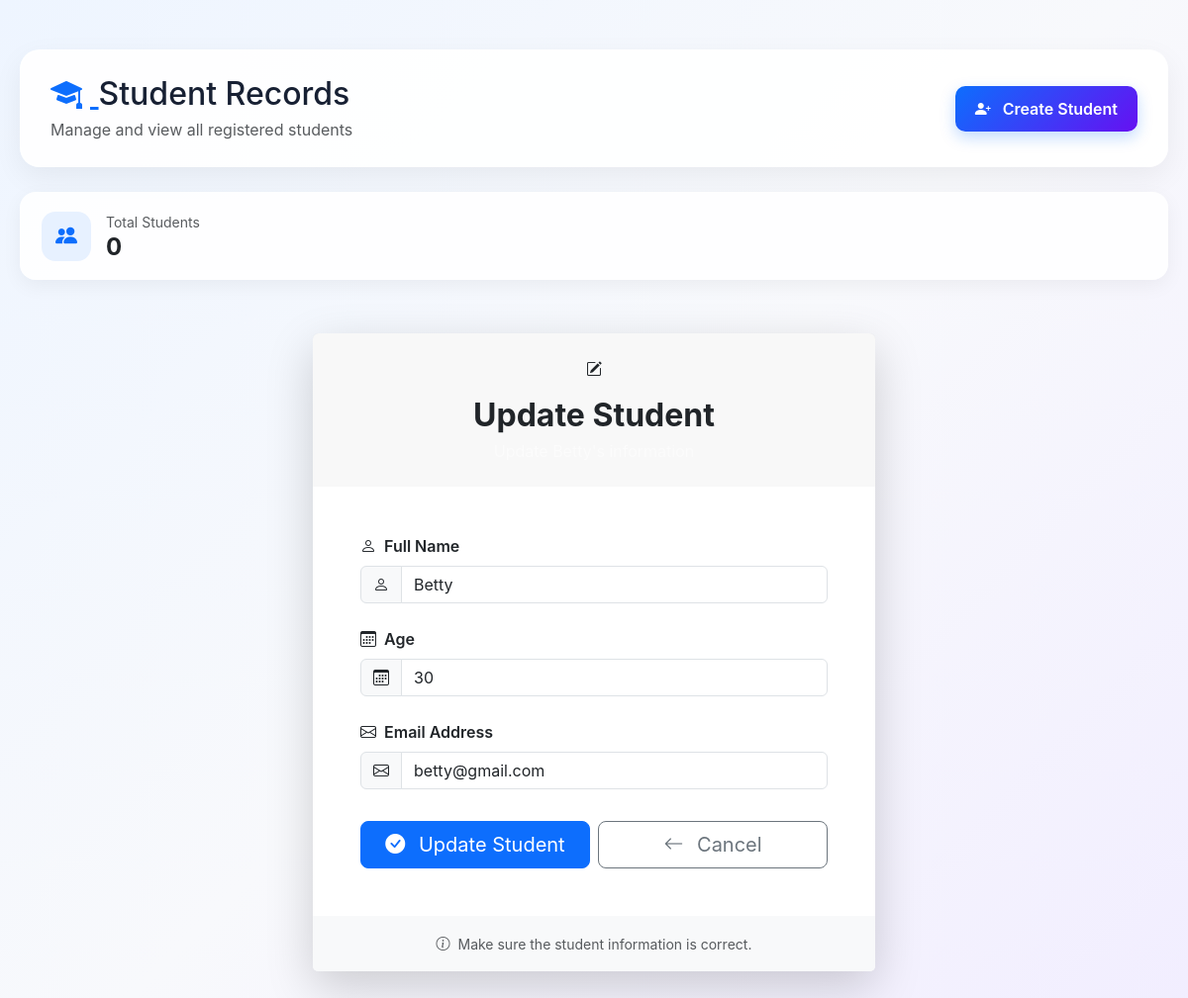
Page /update/9/ on the committed database.
### srs_app/models.py (models this page shows, shortened)
class Student(models.Model):
    name = models.CharField(max_length = 100)
    age = models.IntegerField()
    email = models.EmailField()

### srs_app/views.py (the view, shortened to what this page needs)
# urls.py: path("update/<int:id>/", views.update_student, name="update-student"),
def update_student(request, id):
    if request.method == "GET":
        student = Student.objects.get(id=id)
        return render(
            request,
            "update_student.html",
            {"student": student}
        )

### templates/update_student.html (shortened to what this page needs)
{% extends 'base.html' %}
{% block content %}
<div class="row justify-content-center">
    <div class="col-md-8 col-lg-6">
        <div class="card student-form-card border-0 shadow-lg">
            <div class="card-header form-header text-center border-0 py-4">
                <div class="form-icon">
                    <i class="bi bi-pencil-square"></i>
                </div>
                <h2 class="fw-bold mt-3 mb-1">
                    Update Student
                </h2>
                <p class="mb-0 text-white-50">
                </p>
            </div>
            <div class="card-body p-4 p-md-5">
                <form method="POST">
                    <div class="mb-4">
                        <label for="name" class="form-label fw-semibold">
                            <i class="bi bi-person me-1"></i>
                            Full Name
                        </label>
                        <div class="input-group">
                            <span class="input-group-text">
                                <i class="bi bi-person"></i>
                            </span>
                            <input type="text" id="name" name="name" value="{{ student.name }}" class="form-control"
                                placeholder="Enter student's full name" required>
                        </div>
                    </div>
                    <div class="mb-4">
                        <label for="age" class="form-label fw-semibold">
                            <i class="bi bi-calendar3 me-1"></i>
                            Age
                        </label>
                        <div class="input-group">
                            <span class="input-group-text">
                                <i class="bi bi-calendar3"></i>
                            </span>
                            <input type="number" id="age" name="age" value="{{ student.age }}" class="form-control"
                                placeholder="Enter student's age" min="1" max="120" required>
                        </div>
                    </div>
                    <div class="mb-4">
                        <label for="email" class="form-label fw-semibold">
                            <i class="bi bi-envelope me-1"></i>
                            Email Address
                        </label>
                        <div class="input-group">
                            <span class="input-group-text">
                                <i class="bi bi-envelope"></i>
                            </span>
                            <input type="email" id="email" name="email" value="{{ student.email }}" class="form-control"
                                placeholder="Enter student's email" required>
                        </div>
                    </div>
                    <div class="row g-2 mt-4">
                        <div class="col-sm-6">
                            <button type="submit" class="btn btn-primary btn-lg w-100 update-btn">
                                <i class="bi bi-check-circle-fill me-2"></i>
                                Update Student
                            </button>
                        </div>
                        <div class="col-sm-6">
                            <a href="/" class="btn btn-outline-secondary btn-lg w-100 cancel-btn">
                                <i class="bi bi-arrow-left me-2"></i>
                                Cancel
                            </a>
                        </div>
                    </div>
                </form>
            </div>
            <div class="card-footer bg-light border-0 text-center py-3">
                <small class="text-muted">
                    <i class="bi bi-info-circle me-1"></i>
                    Make sure the student information is correct.
                </small>
            </div>
        </div>
    </div>
</div>
{% endblock %}

### templates/base.html (style rules this page uses)
body { margin: 0; min-height: 100vh; background: linear-gradient(135deg, #eef5ff 0%, #f8f9fc 50%, #f1edff 100%); font-family: -apple-system, BlinkMacSystemFont, "Segoe UI", Roboto, Arial, sans-serif; color: #212529; }

### rows in the picture
Student: name "Betty", age "30", email "betty@gmail.com"

### other values in the picture
{{ students|length }} "0"
